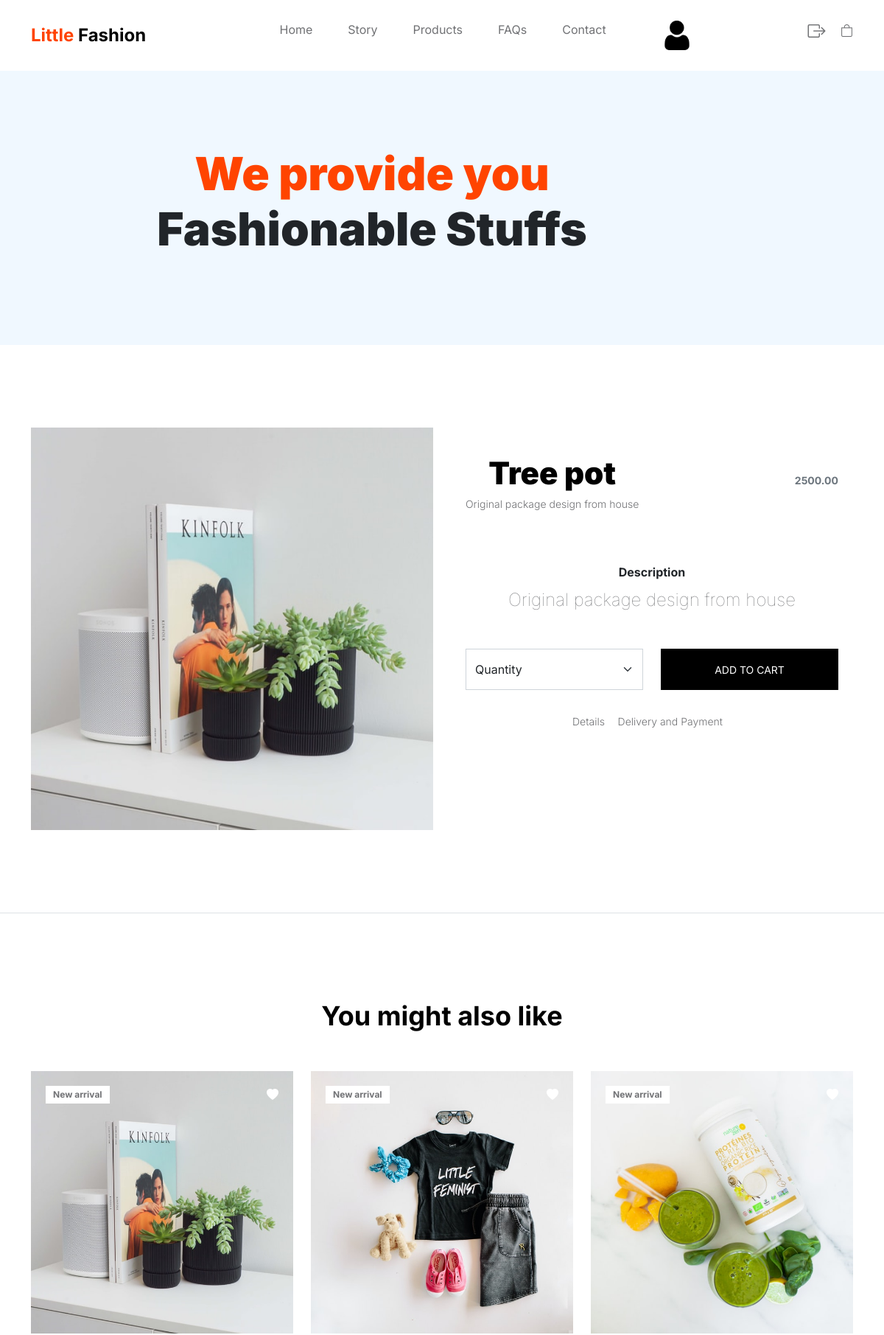
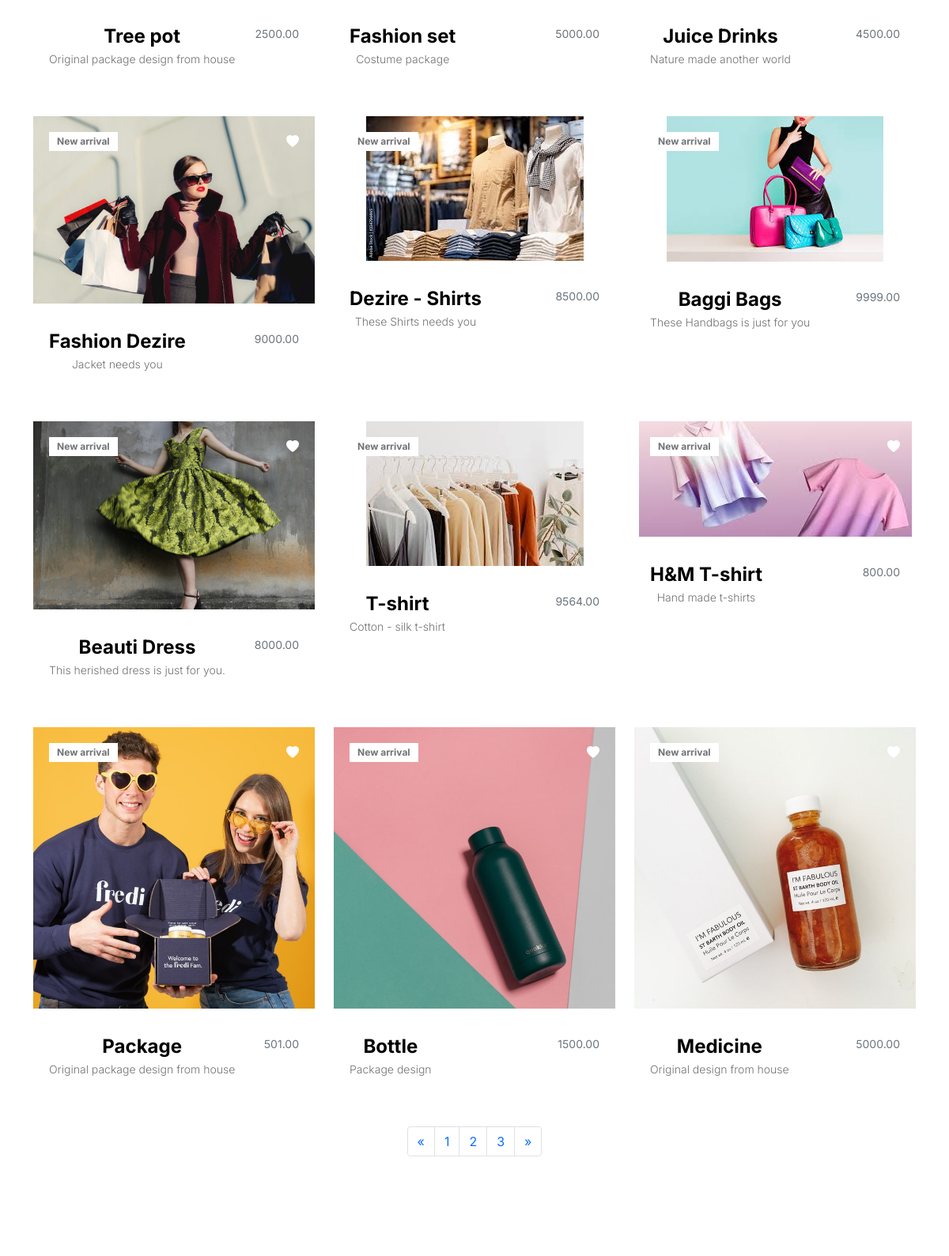
/product_detail/1 (signed in, upper part), run on the app's committed database (2 pictures, top to bottom).
### consumer_app/models.py (models this page shows, shortened)
class UserData(models.Model):
    name = models.CharField(max_length=50)
    phone = models.CharField(max_length=11)
    email = models.EmailField(primary_key=True)
    password = models.CharField(max_length=10)
    pic = models.ImageField(default='user.jpg',upload_to='consumer_pics')
    about_me = models.TextField(null=True)

class Product(models.Model):
    product_name = models.CharField(max_length=150)
    des = models.CharField(max_length=150)
    price = models.DecimalField(max_digits=6, decimal_places= 2, default=500)
    pic = models.FileField(upload_to='products_images', default='sad.jpg')

### consumer_app/views.py (the view)
# urls.py: path('product_detail/<prod_id>',views.product_detail,name = 'product_detail'),
def product_detail(request,prod_id):
    try:
            s_mail = request.session['email']
            print('s_mail',s_mail)
            user_obj = UserData.objects.get(email = s_mail)
            print(prod_id)
            prod_dtl = Product.objects.get(id =prod_id)
            prod_list = Product.objects.all()
            paginator = Paginator(prod_list,2)
            page_number = request.GET.get('page')
            prod_final = paginator.get_page(page_number)
            return render(request,'product_detail.html',{'user_data':user_obj,'prod_dtls': prod_dtl,"prod_list":prod_list ,'last':prod_final,})
    except:
        return render(request,'product_detail.html')

### templates/product_detail.html (shortened to what this page needs)
{% extends "base.html" %}
{% block content %}
            <header class="site-header section-padding d-flex justify-content-center align-items-center">
                <div class="container">
                    <div class="row">
                        <div class="col-lg-10 col-12">
                            <h1>
                                <span class="d-block text-primary">We provide you</span>
                                <span class="d-block text-dark">Fashionable Stuffs</span>
                            </h1>
                        </div>
                    </div>
                </div>
            </header>
            <section class="product-detail section-padding">
                <div class="container">
                    <div class="row">
                        <div class="col-lg-6 col-12">
                            <div class="product-thumb">
                                <img src="{{prod_dtls.pic.url}}" class="img-fluid product-image" alt="">
                            </div>
                        </div>
                        <div class="col-lg-6 col-12">
                            <div class="product-info d-flex">
                                <div>
                                    <h2 class="product-title mb-0">{{prod_dtls.product_name}}</h2>
                                    <p class="product-p">{{prod_dtls.des}}</p>
                                </div>
                                <small class="product-price text-muted ms-auto mt-auto mb-5"><b>{{prod_dtls.price}}</b></small>
                            </div>
                            <div class="product-description">
                                <strong class="d-block mt-4 mb-2">Description</strong>
                                <p class="lead mb-5">{{prod_dtls.des}}</p>
                            </div>
                            <form method="post" action="/cart/{{prod_dtls.id}}">
                                <div class="product-cart-thumb row">
                                    <div class="col-lg-6 col-12">
                                        <select class="form-select cart-form-select" id="inputGroupSelect01" name='quantity'>
                                            <option selected>Quantity</option>
                                        </select>
                                    </div>
                                    <div class="col-lg-6 col-12 mt-4 mt-lg-0">
                                        <form action='/cart/{{prod_dtls.id}}' method= 'GET'>
                                            <button type="submit" class="btn custom-btn cart-btn" data-bs-toggle="modal" >Add to Cart</button>
                                        </form>
                                    </div>
                                </div>
                            </form>
                                <p>
                                    <a href="#" class="product-additional-link">Details</a>
                                    <a href="#" class="product-additional-link">Delivery and Payment</a>
                                </p>
                            </div>
                        </div>
                    </div>
            </section>
            <section class="related-product section-padding border-top">
                <div class="container">
                    <div class="row">
                        <div class="col-12">
                            <h3 class="mb-5">You might also like</h3>
                        </div>
                        {% for i in prod_list %}
                        <div class="col-lg-4 col-12 mb-3">
                            <div class="product-thumb">
                                <a href="/products/">
                                    <img src="{{i.pic.url}}" class="img-fluid product-image" alt="">
                                </a>
                                <div class="product-top d-flex">
                                    <span class="product-alert me-auto">New arrival</span>
                                    <a href="#" class="bi-heart-fill product-icon"></a>
                                </div>
                                <div class="product-info d-flex">
                                    <div>
                                        <h5 class="product-title mb-0">
                                            <a href="/product_detail/{{prod_dtls.id}}" class="product-title-link">{{i.product_name}}</a>
                                        </h5>
                                        <p class="product-p">{{i.des}}</p>
                                    </div>
                                    <small class="product-price text-muted ms-auto mt-auto mb-5">{{i.price}}</small>
                                </div>
                            </div>
                        </div>
                        {% endfor %}
                    </div>
                </div>
                <div class="pagination-container">
                    <nav aria-label="Page navigation example">
                      <ul class="pagination">
                        <li class="page-item">
                          <a class="page-link" href="/product_detail/{{prod_dtls.id}}?page={{prod_dtls.previous_page_number}}" aria-label="Previous">
                            <span aria-hidden="true">&laquo;</span>
                          </a>
                        </li>
                        <li class="page-item"><a class="page-link" href="/product_detail/{{prod_dtls.id}}?page=1">1</a></li>
                        <li class="page-item"><a class="page-link" href="/product_detail/{{prod_dtls.id}}?page=2">2</a></li>
                        <li class="page-item"><a class="page-link" href="/product_detail/{{prod_dtls.id}}?page=3">3</a></li>
                        <li class="page-item">
                          <a class="page-link" href="/product_detail/{{prod_dtls.id}}?page={{prod_dtls.next_page_number}}" aria-label="Next">
                            <span aria-hidden="true">&raquo;</span>
                          </a>
                        </li>
                      </ul>
                    </nav>
                  </div>
            </section>
        </main>
      {% endblock %}

### templates/header.html (shortened to what this page needs)
{% load static %}
<!doctype html>
<html lang="en">
    <head>
        <meta name="author" content=""><link rel="stylesheet" href="https://cdn.jsdelivr.net/npm/bootstrap-icons@1.10.3/font/bootstrap-icons.css">
        <link href="/static/css/bootstrap.min.css" rel="stylesheet">
        <link href="/static/css/bootstrap-icons.css" rel="stylesheet">
        <link rel="stylesheet" href="/static/css/slick.css"/>
        <link href="/static/css/tooplate-little-fashion.css" rel="stylesheet">
    </head>
    <body>
        <main>
            <nav class="navbar navbar-expand-lg">
                <div class="container">
                    <a class="navbar-brand" href="/">
                        <strong><span>Little</span> Fashion</strong>
                    </a>
                    <div class="collapse navbar-collapse" id="navbarNav">
                        <ul class="navbar-nav mx-auto">
                            <li class="nav-item">
                                <a class="nav-link {% if request.path == '/' %} active {% endif %}" href="/">Home</a>
                            </li>
                            <li class="nav-item">
                                <a class="nav-link {% if request.path == '/about/' %} active {% endif %}" href="/about">Story</a>
                            </li>
                            <li class="nav-item">
                                <a class="nav-link {% if request.path == '/products/' %} active {% endif %}" href="/products">Products</a>
                            </li>
                            <li class="nav-item">
                                <a class="nav-link {% if request.path == '/faq/' %} active {% endif %}" href="/faq">FAQs</a>
                            </li>
                            <li class="nav-item">
                                <a class="nav-link {% if request.path == '/contact/' %} active {% endif %}" href="/contact">Contact</a>
                            </li>
                            {% if user_data %}
                            <li class="nav-item">
                                {% if user_data.pic.url %}
                                    <a href="/profile/" title='editProfile'>
                                    <img src= {{user_data.pic.url}} width="40 px" class="img-circle elevation-2" alt="UserPicture">
                                    {% else %}
                                    <img src= '/' width="40 px" class="img-circle elevation-2" alt="User Image">
                                    {% endif %}
                                </a>
                            </li>
                            {% endif %}
                        </ul>
                        {% if user_data %}
                        <div class="d-none d-lg-block" style="margin-bottom: 10px;">
                            <a href="/signout/" class="bi bi-box-arrow-right custom-icon me-3"></a>
                            <a href="/cart_table/" class="bi-bag custom-icon"></a>
                        </div>
                        {% else  %}
                            <div class="d-none d-lg-block">
                                <a href="/signin" class="bi bi-person custom-icon me-3"></a>
                                <a href="/signin/" class="bi bi-bag custom-icon"></a>
                            </div>
                        {% endif %}
                    </div>
                </div>
            </nav>

### static/css/tooplate-little-fashion.css (style rules this page uses)
:root { --white-color: #FFFFFF; --primary-color: #FF4400; --section-bg-color: #f0f8ff; --dark-color: #000000; --grey-color: #d0d1d1; --p-color: #717275; --body-font-family: 'Inter', sans-serif; --h5-font-size: 24px; --p-font-size: 20px; --copyright-text-font-size: 16px; --product-link-font-size: 14px; --custom-link-font-size: 12px; --font-weight-thin: 100; --font-weight-light: 300; --font-weight-normal: 400; --font-weight-bold: 700; --font-weight-black: 900; }
body, html { height: 100%; }
html { scroll-behavior: smooth; }
body { background: var(--white-color); font-family: var(--body-font-family); position: relative; }
h2, h3, h4, h5, h6 { color: var(--dark-color); line-height: inherit; }
h1, h2, h3, h4, h5, h6 { font-weight: var(--font-weight-bold); }
h1, h2 { font-weight: var(--font-weight-black); }
h1 { font-size: 64px; line-height: normal; }
h2 { font-size: 42px; }
h3 { font-size: 36px; }
h5 { font-size: 24px; }
p { color: var(--p-color); font-size: var(--p-font-size); font-weight: var(--font-weight-light); }
a, button { touch-action: manipulation; transition: all 0.3s; }
a { color: var(--p-color); text-decoration: none; }
.text-primary { color: var(--primary-color) !important; }
.lead { font-size: 1.5rem; font-weight: var(--font-weight-thin); }
b, strong { font-weight: var(--font-weight-bold); }
.custom-btn { background: var(--dark-color); border-radius: 50px; color: var(--white-color); font-size: var(--copyright-text-font-size); text-transform: uppercase; padding: 16.50px 20px; }
.cart-form-select { border-radius: 0; padding-top: 15px; padding-bottom: 15px; }
.cart-btn { border-radius: 0; width: 100%; font-size: var(--product-link-font-size); }
.custom-icon { color: var(--p-color); font-size: 24px; }
.custom-icon { display: inline-block; vertical-align: middle; }
.bi-bag.custom-icon { font-size: 17px; }
.navbar { background: var(--white-color); position: fixed; top: 0; right: 0; left: 0; padding: 25px 0; z-index: 2; will-change: transform; transition: transform 300ms linear; }
.navbar span, h2 span, h4 span { color: var(--primary-color); }
.navbar-brand { color: var(--dark-color); font-size: 24px; font-weight: var(--font-weight-light); margin: 0; padding: 0; }
.navbar-expand-lg .navbar-nav .nav-link { display: inline-block; padding: 0; margin-right: 1.5rem; margin-left: 1.5rem; }
.nav-link { color: var(--p-color); font-size: 16px; position: relative; }
.navbar .nav-link::after { position: absolute; top: 100%; left: 0; width: 100%; height: 2px; background: var(--grey-color); content: ''; opacity: 0; -webkit-transition: opacity 0.3s, -webkit-transform 0.3s; -moz-transition: opacity 0.3s, -moz-transform 0.3s; transition: opacity 0.3s, transform 0.3s; -webkit-transform: translateY(10px); -moz-transform: translateY(10px); transform: translateY(10px); }
.site-header { background-color: var(--section-bg-color); position: relative; overflow: hidden; margin-top: 86px; }
.site-header.section-padding { padding-top: 7rem; padding-bottom: 7rem; }
section { content-visibility: auto; contain-intrinsic-size: 700px; }
.section-padding { padding-top: 7rem; padding-bottom: 7rem; }
.product-thumb { background: var(--white-color); position: relative; transition: all 0.5s ease-out; }
.product-image { transition: all 0.5s ease-out; }
.product-top { position: absolute; top: 0; right: 0; left: 0; margin: 20px; }
.product-info { padding: 30px 20px; }
.product-description, .product-cart-thumb { padding: 0 20px; }
.product-icon { color: var(--white-color); }
.product-title-link { color: var(--dark-color); }
.product-additional-link { display: inline-block; vertical-align: top; font-size: var(--product-link-font-size); margin-top: 32px; margin-right: 12px; }
.product-alert { background: var(--white-color); color: var(--p-color); font-size: var(--custom-link-font-size); font-weight: var(--font-weight-bold); padding: 3px 10px; }
.product-p { font-size: var(--product-link-font-size); }
@media screen and (max-width: 1200px) { h1 { font-size: 62px; } }

### templates/header.html (style rules this page uses)
.container { text-align: center; }

### templates/product_detail.html (style rules this page uses)
.pagination-container { display: flex; justify-content: center; }

### data on the page
UserData: pic (placeholder picture)
Product: pic (picture), product_name "Tree pot", des "Original package design from house", price "2500.00"
Product: pic (picture), product_name "Fashion set", des "Costume package", price "5000.00"
Product: pic (picture), product_name "Juice Drinks", des "Nature made another world", price "4500.00"
Product: pic (picture), product_name "Fashion Dezire", des "Jacket needs you", price "9000.00"
Product: pic (picture), product_name "Dezire - Shirts", des "These Shirts needs you", price "8500.00"
Product: pic (picture), product_name "Baggi Bags", des "These Handbags is just for you", price "9999.00"
Product: pic (picture), product_name "Beauti Dress", des "This herished dress is just for you.", price "8000.00"
Product: pic (picture), product_name "T-shirt", des "Cotton - silk t-shirt", price "9564.00"
Product: pic (picture), product_name "H&M T-shirt", des "Hand made t-shirts", price "800.00"
Product: pic (picture), product_name "Package", des "Original package design from house", price "501.00"
Product: pic (picture), product_name "Bottle", des "Package design", price "1500.00"
Product: pic (picture), product_name "Medicine", des "Original design from house", price "5000.00"
